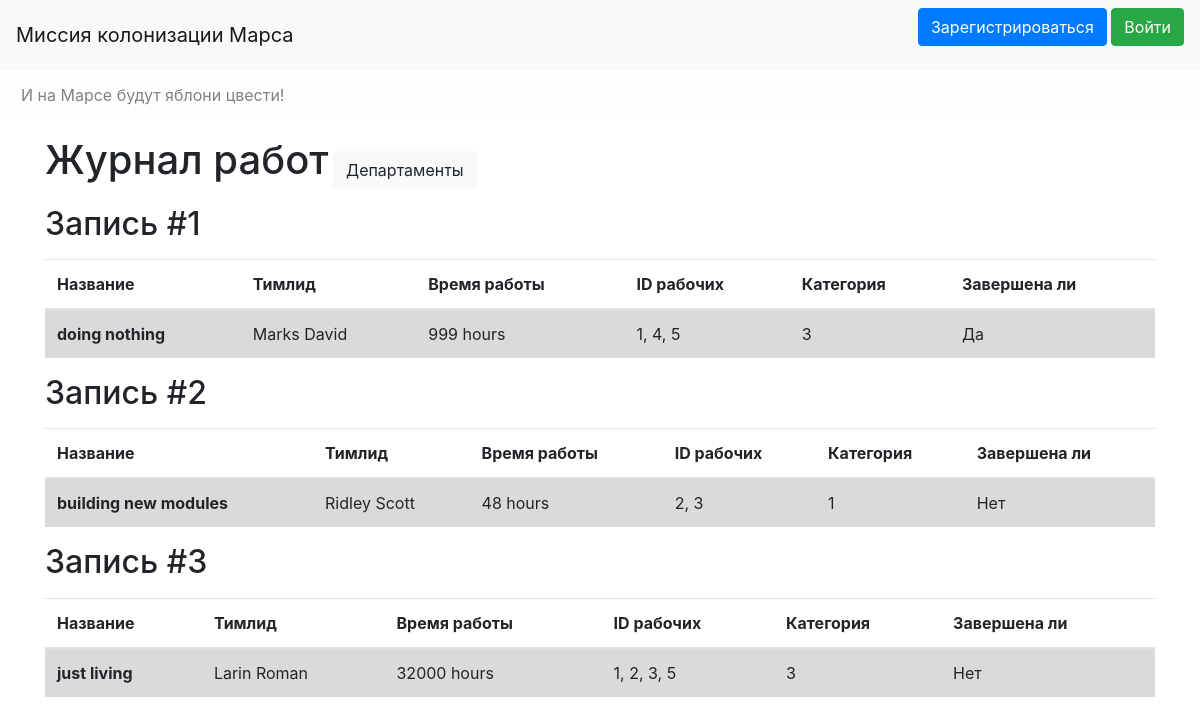
The page /works_journal on the database as committed earlier.
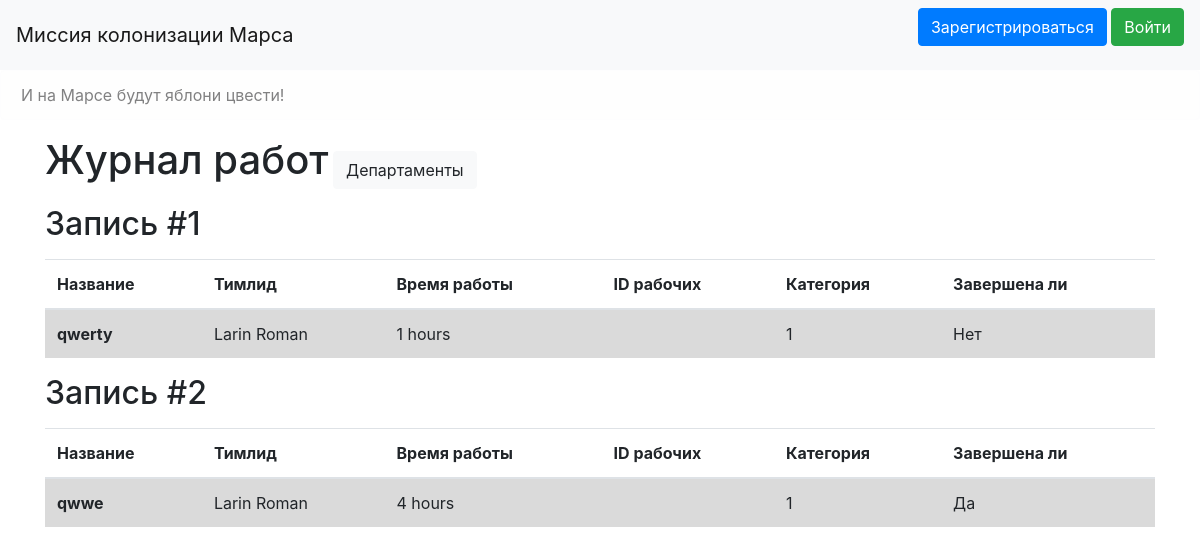
The same page on the database as committed later.
### data/jobs.py (models this page shows, shortened)
class Jobs(SqlAlchemyBase, SerializerMixin):
    __tablename__ = 'jobs'
    id = sqlalchemy.Column(sqlalchemy.Integer,
                           primary_key=True, autoincrement=True)
    creator = sqlalchemy.Column(sqlalchemy.Integer, sqlalchemy.ForeignKey("users.id"))
    creator_ = orm.relation("User", foreign_keys=[creator])
    team_leader = sqlalchemy.Column(sqlalchemy.Integer, sqlalchemy.ForeignKey("users.id"))
    teamlead = orm.relation("User", foreign_keys=[team_leader])
    job = sqlalchemy.Column(sqlalchemy.String, nullable=False)
    work_size = sqlalchemy.Column(sqlalchemy.Integer, nullable=True)
    collaborators = sqlalchemy.Column(sqlalchemy.String, nullable=True)
    start_date = sqlalchemy.Column(sqlalchemy.DateTime, default=datetime.datetime.now)
    end_date = sqlalchemy.Column(sqlalchemy.DateTime, nullable=True)
    category = orm.relation('Category', secondary='association', backref='jobs', lazy='dynamic')
    is_finished = sqlalchemy.Column(sqlalchemy.Boolean, default=False)
    def get_category(self):
        try:
            return self.category[-1].id
        except IndexError:
            return '?'

### data/users.py (models this page shows, shortened)
class User(SqlAlchemyBase, UserMixin, SerializerMixin):
    __tablename__ = 'users'
    id = sqlalchemy.Column(sqlalchemy.Integer,
                           primary_key=True, autoincrement=True)
    login = sqlalchemy.Column(sqlalchemy.String,
                              index=True, unique=True, nullable=True)
    password = sqlalchemy.Column(sqlalchemy.String, nullable=False)
    surname = sqlalchemy.Column(sqlalchemy.String, nullable=True)
    name = sqlalchemy.Column(sqlalchemy.String, nullable=True)
    age = sqlalchemy.Column(sqlalchemy.Integer, nullable=True)
    position = sqlalchemy.Column(sqlalchemy.String, nullable=True)
    speciality = sqlalchemy.Column(sqlalchemy.String, nullable=True)
    address = sqlalchemy.Column(sqlalchemy.String, nullable=True)
    created_date = sqlalchemy.Column(sqlalchemy.DateTime,
                                     default=datetime.datetime.now)

### data/categories.py (models this page shows)
class Category(SqlAlchemyBase, SerializerMixin):
    __tablename__ = 'categories'
    id = sqlalchemy.Column(sqlalchemy.Integer, primary_key=True,
                           autoincrement=True)
    name = sqlalchemy.Column(sqlalchemy.String, nullable=False)
    job = orm.relation('Jobs', secondary='association', backref='categories', lazy='dynamic')

### main.py (the view)
@app.route('/')
@app.route('/works_journal')
def works_journal():
    ses = db_session.create_session()
    return render_template('works_journal.html', works=ses.query(Jobs), current_user=current_user)

### data/db_session.py (called while the page is built)
def create_session() -> Session:
    global __factory
    return __factory()

### templates/works_journal.html (shortened to what this page needs)
{% extends "base.html" %}
{% block content %}
<p>
    <a class="h1">Журнал работ</a>
    <a class="btn btn-light" href="/departments">Департаменты</a>
</p>
{% for work in works %}
    <p>
        <a class="h2">Запись #{{loop.index}}</a>
    </p>
    <table class="table">
    <thead>
      <tr>
        <th scope="col">Название</th>
        <th scope="col">Тимлид</th>
        <th scope="col">Время работы</th>
        <th scope="col">ID рабочих</th>
        <th scope="col">Категория</th>
        <th scope="col">Завершена ли</th>
      </tr>
    </thead>
    <tbody>
      <tr class="table-active">
        <th scope="row">{{work.job}}</th>
          <td>{{work.teamlead.surname}} {{work.teamlead.name}}</td>
          <td>{{work.work_size}} hours</td>
          <td>{{work.collaborators}}</td>
          <td>{{work.get_category()}}</td>
          {% if work.is_finished %}
            <td>Да</td>
          {% else %}
            <td>Нет</td>
          {% endif %}
      </tr>
    </tbody>
  </table>
{% endfor %}
{% endblock %}

### templates/base.html (shortened to what this page needs)
<!doctype html>
<html lang="ru">
<head>
    <link rel="stylesheet"
          href="https://stackpath.bootstrapcdn.com/bootstrap/4.4.1/css/bootstrap.min.css"
>
</head>
<body>
<header>
    <nav class="navbar navbar-light bg-light">
        <a class="navbar-brand" href="#">Миссия колонизации Марса</a>
        {% if current_user.is_authenticated %}
            <p>
                <a class="navbar-brand" href="/logout">{{ current_user.name }} {{ current_user.surname }}</a>
                <!--
                <a class="btn btn-danger" href="/logout">Выйти</a>
                -->
            </p>
        {% else %}
            <p>
                <a class="btn btn-primary " href="/register">Зарегистрироваться</a>
                <a class="btn btn-success" href="/login">Войти</a>
            </p>
        {% endif %}
    </nav>
    <div class="alert alert-light" role="alert">И на Марсе будут яблони цвести!</div>
</header>
<main role="main" class="container">
    {% block content %}{% endblock %}
</main>
</body>
</html>

Rows that differ between the two databases and show on the page:
removed Jobs: job "doing nothing", teamlead.surname "Marks", teamlead.name "David", work_size "999", collaborators "1, 4, 5", get_category "3", is_finished "Да"
removed Jobs: job "just living", teamlead.surname "Larin", teamlead.name "Roman", work_size "32000", collaborators "1, 2, 3, 5", get_category "3", is_finished "Нет"
added Jobs: job "qwerty", teamlead.surname "Larin", teamlead.name "Roman", work_size "1", get_category "1", is_finished "Нет"
changed Jobs: job "building new modules" → "qwwe"; teamlead.surname "Ridley" → "Larin"; teamlead.name "Scott" → "Roman"; work_size "48" → "4"; collaborators "2, 3" → (not shown); is_finished "Нет" → "Да"
